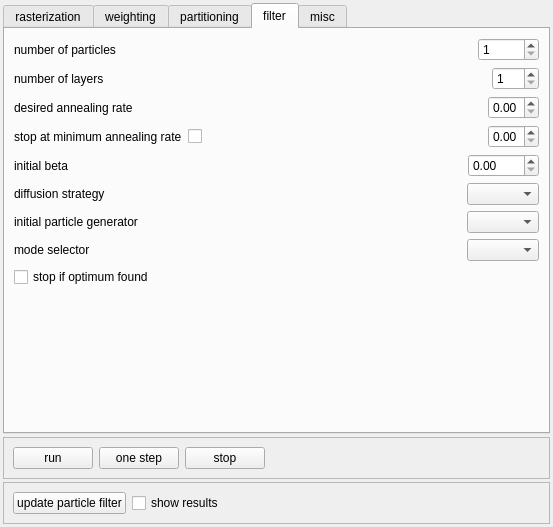
<?xml version="1.0" encoding="UTF-8"?>
<ui version="4.0">
 <class>TrackerControlWidgetBase</class>
 <widget class="QWidget" name="TrackerControlWidgetBase">
  <property name="geometry">
   <rect>
    <x>0</x>
    <y>0</y>
    <width>553</width>
    <height>527</height>
   </rect>
  </property>
  <property name="windowTitle">
   <string>Form</string>
  </property>
  <layout class="QVBoxLayout" name="verticalLayout_3">
   <property name="spacing">
    <number>3</number>
   </property>
   <property name="margin">
    <number>3</number>
   </property>
   <item>
    <widget class="QTabWidget" name="tabWidget">
     <property name="maximumSize">
      <size>
       <width>16777215</width>
       <height>16777215</height>
      </size>
     </property>
     <property name="currentIndex">
      <number>3</number>
     </property>
     <widget class="QWidget" name="tabRaster">
      <attribute name="title">
       <string>rasterization</string>
      </attribute>
      <layout class="QVBoxLayout" name="verticalLayout">
       <item>
        <layout class="QGridLayout" name="gridLayout_2">
         <item row="0" column="0">
          <widget class="QLabel" name="label">
           <property name="text">
            <string>primitive type:</string>
           </property>
          </widget>
         </item>
         <item row="0" column="1">
          <widget class="QComboBox" name="primitiveBox"/>
         </item>
         <item row="1" column="0">
          <widget class="QLabel" name="label_2">
           <property name="text">
            <string>voxel labeling:</string>
           </property>
          </widget>
         </item>
         <item row="1" column="1">
          <widget class="QComboBox" name="labelBox"/>
         </item>
         <item row="2" column="0">
          <widget class="QLabel" name="label_3">
           <property name="text">
            <string>avg. length (voxel):</string>
           </property>
          </widget>
         </item>
         <item row="2" column="1">
          <layout class="QHBoxLayout" name="horizontalLayout">
           <item>
            <widget class="QSlider" name="numVoxelsSlider">
             <property name="orientation">
              <enum>Qt::Horizontal</enum>
             </property>
             <property name="tickPosition">
              <enum>QSlider::TicksAbove</enum>
             </property>
            </widget>
           </item>
           <item>
            <widget class="QLCDNumber" name="numVoxelsLCD"/>
           </item>
          </layout>
         </item>
        </layout>
       </item>
       <item>
        <spacer name="verticalSpacer">
         <property name="orientation">
          <enum>Qt::Vertical</enum>
         </property>
         <property name="sizeHint" stdset="0">
          <size>
           <width>20</width>
           <height>91</height>
          </size>
         </property>
        </spacer>
       </item>
       <item>
        <layout class="QHBoxLayout" name="horizontalLayout_2">
         <item>
          <widget class="QPushButton" name="rasterizeButton">
           <property name="text">
            <string>rasterize!</string>
           </property>
          </widget>
         </item>
         <item>
          <spacer name="horizontalSpacer">
           <property name="orientation">
            <enum>Qt::Horizontal</enum>
           </property>
           <property name="sizeHint" stdset="0">
            <size>
             <width>40</width>
             <height>20</height>
            </size>
           </property>
          </spacer>
         </item>
        </layout>
       </item>
      </layout>
     </widget>
     <widget class="QWidget" name="tabWeight">
      <attribute name="title">
       <string>weighting</string>
      </attribute>
      <layout class="QVBoxLayout" name="verticalLayout_2">
       <item>
        <layout class="QGridLayout" name="gridLayout_3">
         <item row="0" column="0">
          <widget class="QLabel" name="label_4">
           <property name="text">
            <string>voxel weight generator:</string>
           </property>
          </widget>
         </item>
         <item row="0" column="1">
          <widget class="QComboBox" name="weightBox"/>
         </item>
         <item row="1" column="0">
          <widget class="QLabel" name="label_5">
           <property name="text">
            <string>voxel comparison algorithm:</string>
           </property>
          </widget>
         </item>
         <item row="1" column="1">
          <widget class="QComboBox" name="comparisonBox"/>
         </item>
        </layout>
       </item>
       <item>
        <spacer name="verticalSpacer_2">
         <property name="orientation">
          <enum>Qt::Vertical</enum>
         </property>
         <property name="sizeHint" stdset="0">
          <size>
           <width>20</width>
           <height>160</height>
          </size>
         </property>
        </spacer>
       </item>
       <item>
        <layout class="QHBoxLayout" name="horizontalLayout_3">
         <item>
          <widget class="QPushButton" name="weightButton">
           <property name="text">
            <string>calculate current weights</string>
           </property>
          </widget>
         </item>
         <item>
          <spacer name="horizontalSpacer_2">
           <property name="orientation">
            <enum>Qt::Horizontal</enum>
           </property>
           <property name="sizeHint" stdset="0">
            <size>
             <width>40</width>
             <height>20</height>
            </size>
           </property>
          </spacer>
         </item>
        </layout>
       </item>
      </layout>
     </widget>
     <widget class="QWidget" name="tab">
      <attribute name="title">
       <string>partitioning</string>
      </attribute>
      <layout class="QHBoxLayout" name="horizontalLayout_10">
       <item>
        <widget class="wombat::PartitionEditorWidget" name="partitionWidget" native="true"/>
       </item>
      </layout>
     </widget>
     <widget class="QWidget" name="tabFilter">
      <attribute name="title">
       <string>filter</string>
      </attribute>
      <layout class="QVBoxLayout" name="verticalLayout_4">
       <item>
        <layout class="QHBoxLayout" name="horizontalLayout_5">
         <item>
          <widget class="QLabel" name="label_6">
           <property name="text">
            <string>number of particles</string>
           </property>
          </widget>
         </item>
         <item>
          <spacer name="horizontalSpacer_4">
           <property name="orientation">
            <enum>Qt::Horizontal</enum>
           </property>
           <property name="sizeHint" stdset="0">
            <size>
             <width>40</width>
             <height>20</height>
            </size>
           </property>
          </spacer>
         </item>
         <item>
          <widget class="QSpinBox" name="numberParticlesSpinBox">
           <property name="minimum">
            <number>1</number>
           </property>
           <property name="maximum">
            <number>10000</number>
           </property>
          </widget>
         </item>
        </layout>
       </item>
       <item>
        <layout class="QHBoxLayout" name="horizontalLayout_6">
         <item>
          <widget class="QLabel" name="label_7">
           <property name="text">
            <string>number of layers</string>
           </property>
          </widget>
         </item>
         <item>
          <spacer name="horizontalSpacer_5">
           <property name="orientation">
            <enum>Qt::Horizontal</enum>
           </property>
           <property name="sizeHint" stdset="0">
            <size>
             <width>40</width>
             <height>20</height>
            </size>
           </property>
          </spacer>
         </item>
         <item>
          <widget class="QSpinBox" name="numberLayersSpinBox">
           <property name="minimum">
            <number>1</number>
           </property>
           <property name="maximum">
            <number>100</number>
           </property>
          </widget>
         </item>
        </layout>
       </item>
       <item>
        <layout class="QHBoxLayout" name="horizontalLayout_8">
         <item>
          <widget class="QLabel" name="label_9">
           <property name="text">
            <string>desired annealing rate</string>
           </property>
          </widget>
         </item>
         <item>
          <spacer name="horizontalSpacer_7">
           <property name="orientation">
            <enum>Qt::Horizontal</enum>
           </property>
           <property name="sizeHint" stdset="0">
            <size>
             <width>40</width>
             <height>20</height>
            </size>
           </property>
          </spacer>
         </item>
         <item>
          <widget class="QDoubleSpinBox" name="annealingRateSpinBox">
           <property name="maximum">
            <double>1.000000000000000</double>
           </property>
           <property name="singleStep">
            <double>0.020000000000000</double>
           </property>
          </widget>
         </item>
        </layout>
       </item>
       <item>
        <layout class="QHBoxLayout" name="horizontalLayout_9">
         <item>
          <widget class="QLabel" name="label_10">
           <property name="text">
            <string>stop at minimum annealing rate</string>
           </property>
          </widget>
         </item>
         <item>
          <widget class="QCheckBox" name="stopAnnealingcheckBox">
           <property name="text">
            <string/>
           </property>
          </widget>
         </item>
         <item>
          <spacer name="horizontalSpacer_8">
           <property name="orientation">
            <enum>Qt::Horizontal</enum>
           </property>
           <property name="sizeHint" stdset="0">
            <size>
             <width>40</width>
             <height>20</height>
            </size>
           </property>
          </spacer>
         </item>
         <item>
          <widget class="QDoubleSpinBox" name="minAnnealingRateSpinBox">
           <property name="minimum">
            <double>0.000000000000000</double>
           </property>
           <property name="maximum">
            <double>1.000000000000000</double>
           </property>
           <property name="singleStep">
            <double>0.020000000000000</double>
           </property>
          </widget>
         </item>
        </layout>
       </item>
       <item>
        <layout class="QHBoxLayout" name="horizontalLayout_11">
         <item>
          <widget class="QLabel" name="label_11">
           <property name="text">
            <string>initial beta</string>
           </property>
          </widget>
         </item>
         <item>
          <spacer name="horizontalSpacer_9">
           <property name="orientation">
            <enum>Qt::Horizontal</enum>
           </property>
           <property name="sizeHint" stdset="0">
            <size>
             <width>40</width>
             <height>20</height>
            </size>
           </property>
          </spacer>
         </item>
         <item>
          <widget class="QDoubleSpinBox" name="initialBetaSpinBox">
           <property name="maximum">
            <double>1000.000000000000000</double>
           </property>
          </widget>
         </item>
        </layout>
       </item>
       <item>
        <layout class="QHBoxLayout" name="horizontalLayout_13">
         <item>
          <widget class="QLabel" name="label_8">
           <property name="text">
            <string>diffusion strategy</string>
           </property>
          </widget>
         </item>
         <item>
          <spacer name="horizontalSpacer_11">
           <property name="orientation">
            <enum>Qt::Horizontal</enum>
           </property>
           <property name="sizeHint" stdset="0">
            <size>
             <width>40</width>
             <height>20</height>
            </size>
           </property>
          </spacer>
         </item>
         <item>
          <widget class="QComboBox" name="diffusionStrategyComboBox"/>
         </item>
        </layout>
       </item>
       <item>
        <layout class="QHBoxLayout" name="horizontalLayout_14">
         <item>
          <widget class="QLabel" name="label_12">
           <property name="text">
            <string>initial particle generator</string>
           </property>
          </widget>
         </item>
         <item>
          <spacer name="horizontalSpacer_12">
           <property name="orientation">
            <enum>Qt::Horizontal</enum>
           </property>
           <property name="sizeHint" stdset="0">
            <size>
             <width>40</width>
             <height>20</height>
            </size>
           </property>
          </spacer>
         </item>
         <item>
          <widget class="QComboBox" name="particleGeneratorComboBox"/>
         </item>
        </layout>
       </item>
       <item>
        <layout class="QHBoxLayout" name="horizontalLayout_15">
         <item>
          <widget class="QLabel" name="label_13">
           <property name="text">
            <string>mode selector</string>
           </property>
          </widget>
         </item>
         <item>
          <spacer name="horizontalSpacer_13">
           <property name="orientation">
            <enum>Qt::Horizontal</enum>
           </property>
           <property name="sizeHint" stdset="0">
            <size>
             <width>40</width>
             <height>20</height>
            </size>
           </property>
          </spacer>
         </item>
         <item>
          <widget class="QComboBox" name="modeSelectorComboBox"/>
         </item>
        </layout>
       </item>
       <item>
        <widget class="QCheckBox" name="optimumCheckBox">
         <property name="text">
          <string>stop if optimum found</string>
         </property>
        </widget>
       </item>
       <item>
        <spacer name="verticalSpacer_3">
         <property name="orientation">
          <enum>Qt::Vertical</enum>
         </property>
         <property name="sizeHint" stdset="0">
          <size>
           <width>20</width>
           <height>40</height>
          </size>
         </property>
        </spacer>
       </item>
      </layout>
     </widget>
     <widget class="QWidget" name="tabMisc">
      <attribute name="title">
       <string>misc</string>
      </attribute>
      <widget class="QWidget" name="layoutWidget">
       <property name="geometry">
        <rect>
         <x>10</x>
         <y>30</y>
         <width>319</width>
         <height>24</height>
        </rect>
       </property>
       <layout class="QHBoxLayout" name="horizontalLayout_12">
        <item>
         <widget class="QCheckBox" name="generateMFilesCheckBox">
          <property name="text">
           <string>generate Matlab Files (save particle weights)</string>
          </property>
         </widget>
        </item>
        <item>
         <spacer name="horizontalSpacer_10">
          <property name="orientation">
           <enum>Qt::Horizontal</enum>
          </property>
          <property name="sizeHint" stdset="0">
           <size>
            <width>40</width>
            <height>20</height>
           </size>
          </property>
         </spacer>
        </item>
       </layout>
      </widget>
     </widget>
    </widget>
   </item>
   <item>
    <widget class="QFrame" name="frame">
     <property name="frameShape">
      <enum>QFrame::StyledPanel</enum>
     </property>
     <property name="frameShadow">
      <enum>QFrame::Raised</enum>
     </property>
     <layout class="QHBoxLayout" name="horizontalLayout_4">
      <item>
       <widget class="QPushButton" name="runButton">
        <property name="text">
         <string>run</string>
        </property>
       </widget>
      </item>
      <item>
       <widget class="QPushButton" name="runStepButton">
        <property name="text">
         <string>one step</string>
        </property>
       </widget>
      </item>
      <item>
       <widget class="QPushButton" name="stopButton">
        <property name="text">
         <string>stop</string>
        </property>
       </widget>
      </item>
      <item>
       <spacer name="horizontalSpacer_14">
        <property name="orientation">
         <enum>Qt::Horizontal</enum>
        </property>
        <property name="sizeHint" stdset="0">
         <size>
          <width>251</width>
          <height>20</height>
         </size>
        </property>
       </spacer>
      </item>
     </layout>
    </widget>
   </item>
   <item>
    <widget class="QFrame" name="frame_2">
     <property name="frameShape">
      <enum>QFrame::StyledPanel</enum>
     </property>
     <property name="frameShadow">
      <enum>QFrame::Raised</enum>
     </property>
     <layout class="QHBoxLayout" name="horizontalLayout_16">
      <item>
       <widget class="QPushButton" name="updateFilterButton">
        <property name="text">
         <string>update particle filter</string>
        </property>
       </widget>
      </item>
      <item>
       <widget class="QCheckBox" name="showResultsCheckBox">
        <property name="text">
         <string>show results</string>
        </property>
       </widget>
      </item>
      <item>
       <spacer name="horizontalSpacer_3">
        <property name="orientation">
         <enum>Qt::Horizontal</enum>
        </property>
        <property name="sizeHint" stdset="0">
         <size>
          <width>40</width>
          <height>20</height>
         </size>
        </property>
       </spacer>
      </item>
     </layout>
    </widget>
   </item>
  </layout>
 </widget>
 <customwidgets>
  <customwidget>
   <class>wombat::PartitionEditorWidget</class>
   <extends>QWidget</extends>
   <header location="global">wombatui_qt/widgets/PartitionEditorWidget.h</header>
   <container>1</container>
  </customwidget>
 </customwidgets>
 <resources>
  <include location="../resources/wombat.qrc"/>
 </resources>
 <connections>
  <connection>
   <sender>numVoxelsSlider</sender>
   <signal>sliderMoved(int)</signal>
   <receiver>numVoxelsLCD</receiver>
   <slot>display(int)</slot>
   <hints>
    <hint type="sourcelabel">
     <x>196</x>
     <y>153</y>
    </hint>
    <hint type="destinationlabel">
     <x>279</x>
     <y>153</y>
    </hint>
   </hints>
  </connection>
 </connections>
</ui>
